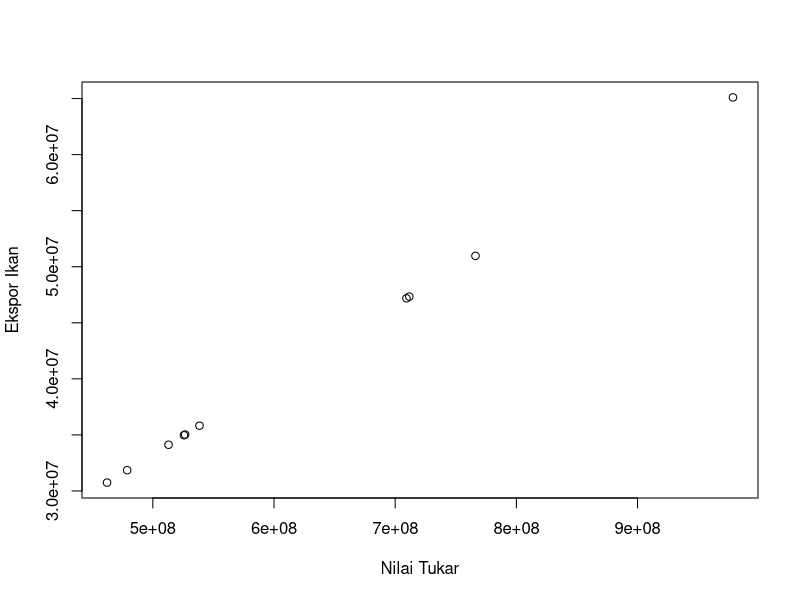

Reproduce this figure in R.
## ---- chunk 1
setwd('C:/Users/Ghalih/OneDrive/Documents/METOPEL UAS/UAS')
library(readxl)
dat<-read_excel("latihan1.xlsx")
reg1<-lm(Y~X,data=dat)
dat$u<-resid(reg1)
plot(dat$Y,dat$X,ylab="Ekspor Ikan",xlab="Nilai Tukar")
## ---- chunk 2
library(readxl)
dat<-read_excel("latihan1.xlsx")
reg1<-lm(Y~X,data=dat)
summary(reg1)
